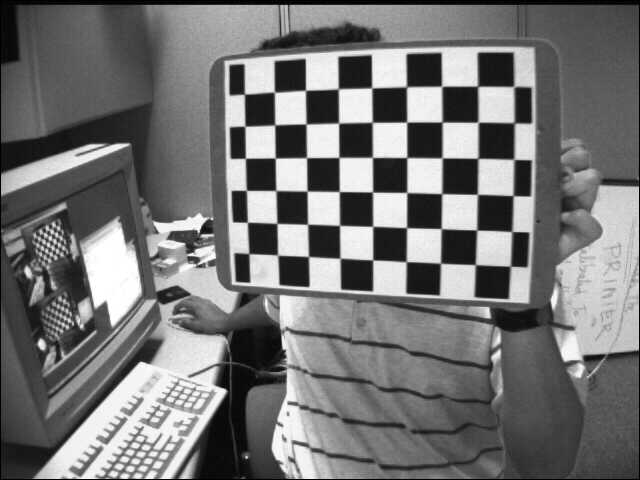
//> input picture images/1.jpg, 640 x 480 px
$ ./bow   (built with g++ and OpenCV 4)
//> lines starting //> are read from the running program, lines starting //| are printed output that depends on the picture; pictures that were not available may be replaced by others from this repository, and a replacement may not be noted
/*
 * Creation d'un Bag-Of-Word a partir d'une collection d'images
 *
 */

#include <stdio.h>
#include <vector>
#include <opencv2/opencv.hpp>
//#include <opencv2/features2d/features2d.hpp>
#include <opencv2/core.hpp>
#include <opencv2/xfeatures2d.hpp>
#include <opencv2/opencv_modules.hpp>

using namespace cv;

int main(int argc, char** argv )
{
  //Step 1 - Obtain the set of bags of features.
  /*
  if(argc< 3){
      std::cout <<"Usage : "<< argv[0] <<"[--files ] " << std::endl;
    }
    */
  // File name where
  char * filename = new char[100];
  //to store the current input image
  Mat input;

  //To store the keypoints that will be extracted by SIFT
  std::vector<KeyPoint> keypoints;
  //To store the SIFT descriptor of current image
  Mat descriptor;
  //To store all the descriptors that are extracted from all the images.
  Mat featuresUnclustered;

  //The SIFT feature extractor and descriptor
  Ptr<Feature2D> f2D = xfeatures2d::SIFT::create();

  //Select a Stack of X images
  //feature descriptors and build the vocabulary
  for(int f=1;f<=26;++f){
      //create the file name of an image
      sprintf(filename,"../../../images/%i.jpg",f);
      std::cout << filename << std::endl;
      //open the file
      input = imread(filename,CV_LOAD_IMAGE_GRAYSCALE);//CV_LOAD_IMAGE_GRAYSCALE); //Load as grayscale
//> input is the input picture: 480 rows x 640 cols, CV_8UC1; min 0, max 255, mean 116.6
      //detect feature points
      f2D->detect(input,keypoints);
//> keypoints = 1571 keypoints; strongest (x, y, size): (390, 105, 21.2), (356, 140, 20.7), (322, 107, 20.3), (356, 209, 20.5)
      std::cout <<" Keypoint "<<f<<" : "<< keypoints.size() << std::endl;
//|  Keypoint 1 : 1571

      //compute the descriptors for each keypoint
      f2D->compute(input,keypoints,descriptor);
      //detector.compute(input, keypoints,descriptor);

      //put the all feature descriptors in a single Mat object
      //std::cout <<" Descripteur "<<f<<" : "<< descriptor << std::endl;
      featuresUnclustered.push_back(descriptor);
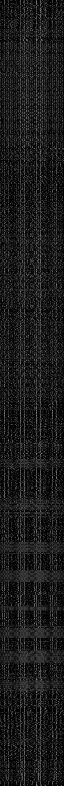
//> featuresUnclustered: 1571 rows x 128 cols, CV_32FC1 (shown at 1/2 size); min 0, max 220, mean 27.5
      //print the percentage
      printf("%i percent done\n",f);
    }
//> pass 2 of the loop `for(int f=1;f<=26;++f)`:
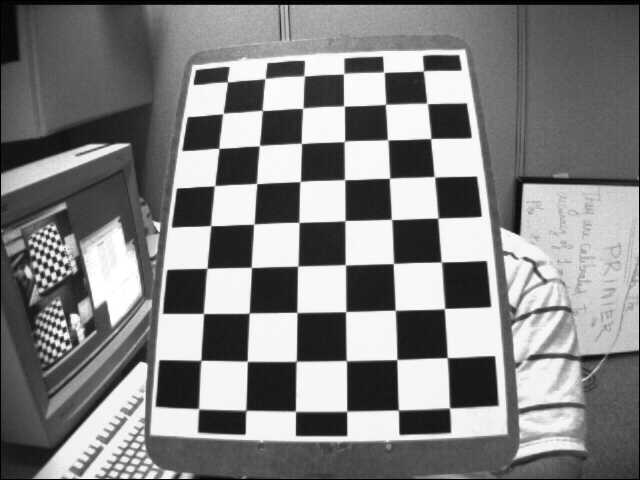
//> input picture images/11.jpg, 640 x 480 px, given in place of 2.jpg, which was not available
//> input is the input picture: 480 rows x 640 cols, CV_8UC1; min 0, max 255, mean 129.5
//> keypoints = 1165 keypoints; strongest (x, y, size): (421, 334, 30), (411, 159, 24.8), (372, 386, 30.7), (272, 386, 29.9)
//|  Keypoint 2 : 1165
//> `featuresUnclustered.push_back(descriptor);`:
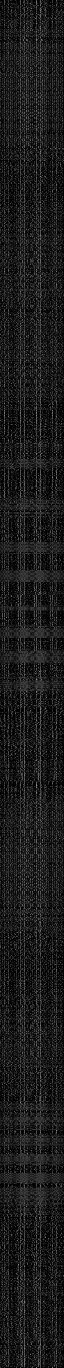
//> featuresUnclustered: 2736 rows x 128 cols, CV_32FC1 (shown at 1/2 size); min 0, max 221, mean 27.6

  //Construct BOWKMeansTrainer
  //the number of bags
  int dictionarySize=100;
  //define Term Criteria
  TermCriteria tc(CV_TERMCRIT_ITER,100,0.001);
  //retries number
  int retries=1;
  //necessary flags
  int flags=KMEANS_PP_CENTERS;
  //Create the BoW (or BoF) trainer
  //BOWKMeansTrainer bowTrainer(dictionarySize,tc,retries,flags);
  BOWKMeansTrainer bowTrainer(dictionarySize);

  //cluster the feature vectors
  //std::cout <<" Check data..." << std::endl;
  //std::cout <<featuresUnclustered<< std::endl;

  std::cout <<" Start bow training..." << std::endl;
  cv::Mat featuresUnclusteredConvert(featuresUnclustered.rows,featuresUnclustered.cols,CV_32F);
  featuresUnclustered.convertTo(featuresUnclusteredConvert,CV_32F);
  Mat dictionary=bowTrainer.cluster(featuresUnclusteredConvert);
  //store the vocabulary
  FileStorage fs("dictionary.yml", FileStorage::WRITE);
  fs << "vocabulary" << dictionary;
  fs.release();


}
